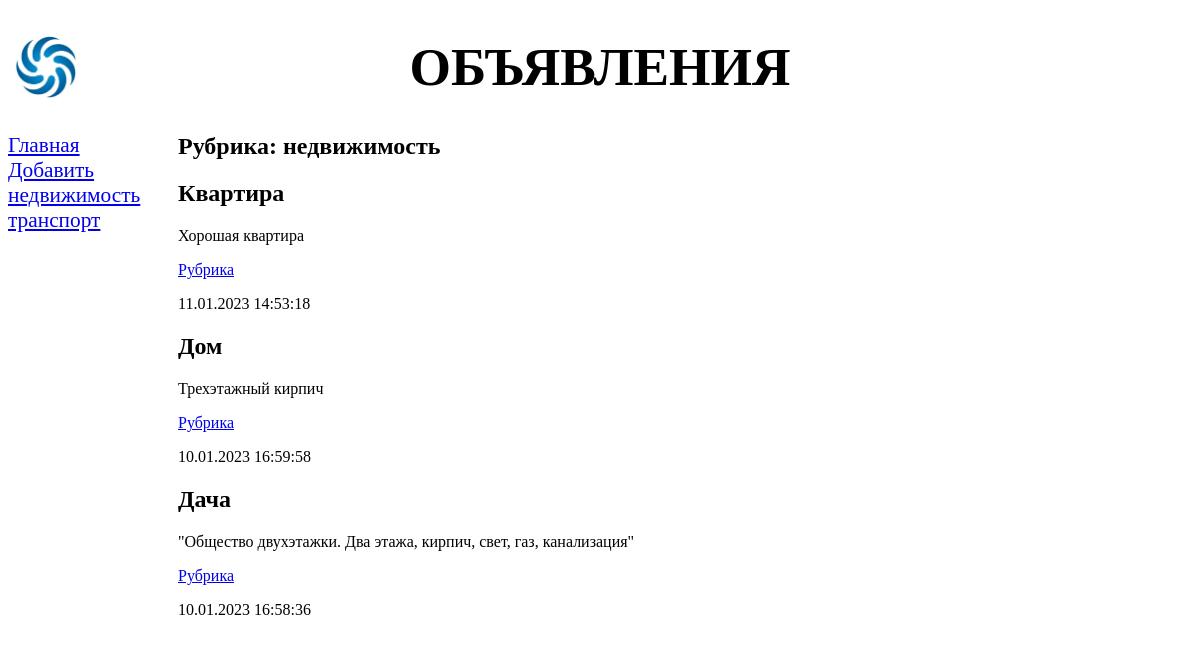
Screenshot of /bboard/1/ with the database file from the repository.
### bboard/models.py (models this page shows, shortened)
class Rubric(models.Model):
    name = models.CharField(max_length=20, db_index=True,
                                    verbose_name='Название')
    class Meta:
        verbose_name_plural = 'Рубрики'
        verbose_name = 'Рубрика'
        ordering = ['name']

class Bb(models.Model):
    title = models.CharField(max_length=50, verbose_name='Товар')
    content = models.TextField(null=True, blank=True, verbose_name='Описание')
    price = models.FloatField(null=True, blank=True, verbose_name='Цена')
    published = models.DateTimeField(auto_now_add=True, db_index=True,
                                             verbose_name='Опубликованно')
    rubric = models.ForeignKey('Rubric', null=True,
                                on_delete=models.PROTECT, verbose_name='Рубрика')
    class Meta:
        verbose_name_plural = 'Обьявления'
        verbose_name = 'Объявление'
        ordering = ['-published']

### bboard/views.py (the view)
# urls.py: path('<int:rubric_id>/', by_rubric, name='by_rubric'),
def by_rubric(request, rubric_id):
    bbs = Bb.objects.filter(rubric=rubric_id)
    rubrics = Rubric.objects.all()
    current_rubric = Rubric.objects.get(pk=rubric_id)
    context = {'bbs': bbs, 'rubrics': rubrics,
                'current_rubric': current_rubric}
    return render(request, 'bboard/by_rubric.html', context)

### bboard/templates/bboard/by_rubric.html (shortened to what this page needs)
{% extends "layout/basic.html" %}
{% block content %}
<h2>Рубрика: {{ current_rubric.name}}</h2>
{% for bb in bbs %}
    <div>
        <h2>{{ bb.title }}</h2>
        <p>{{ bb.content }}</p>
        <p><a href="{% url 'by_rubric' bb.rubric.pk %}">Рубрика</a></p>
        <p>{{ bb.published|date:"d.m.Y H:i:s" }}</p>
    </div>
{% endfor %}
{% endblock %}

### bboard/templates/layout/basic.html (shortened to what this page needs)
{% load static %}
<!DOCTYPE html>
<html>
    <head>
        <link rel="stylesheet" type="text/css" href="{% static 'bboard/style.css' %}">
    </head>
    <body>
        <header>
            <h1>Объявления</h1>
        </header>
        <nav>
            <a href="{% url 'index' %}">Главная</a>
            <a href="{% url 'add' %}">Добавить</a>
            {% for rubric in rubrics %}
            <a href="{% url 'by_rubric' rubric.pk %}">
                {{ rubric.name }}
            </a>
            {% endfor %}
        </nav>
        <section>
            {% block content %}
            {% endblock %}
        </section>
    </body>
</html>

### bboard/static/bboard/style.css (style rules this page uses)
header h1 { font-size: 40pt; text-transform: uppercase; text-align: center; background: url("bg.jpg") left / auto 100% no-repeat; }
nav { font-size: 16pt; width: 150px; float: left; }
nav a { display: block; margin: l0px 0px; }
section { margin-left: 170px; }

### rows the page displays
Rubric: name "недвижимость"
Rubric: name "транспорт"
Bb: title "Квартира", content "Хорошая квартира", published "11.01.2023 14:53:18"
Bb: title "Дом", content "Трехэтажный кирпич", published "10.01.2023 16:59:58"
Bb: title "Дача", content "\"Общество двухэтажки. Два этажа, кирпич, свет, газ, канализация\"", published "10.01.2023 16:58:36"
